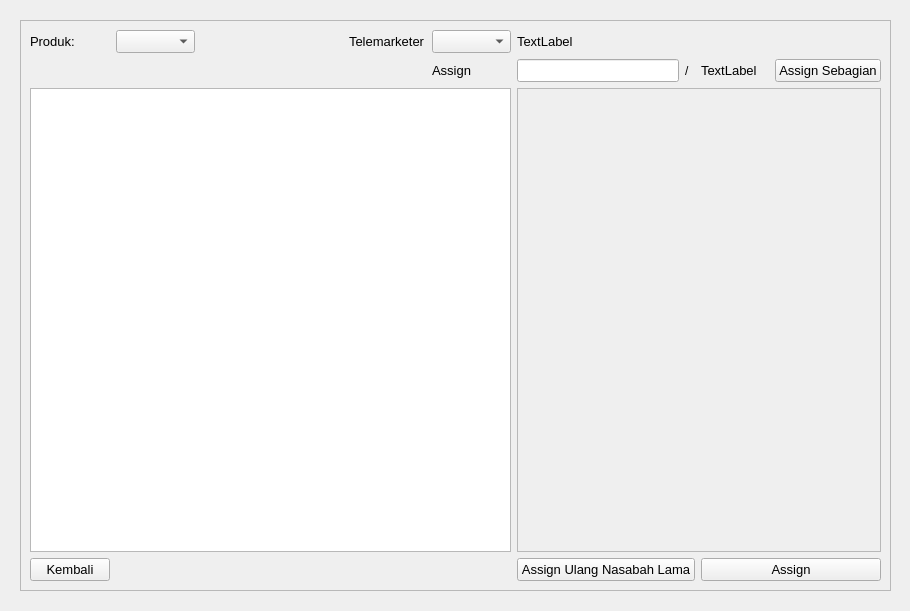
<?xml version="1.0" encoding="UTF-8"?>
<ui version="4.0">
 <class>Form</class>
 <widget class="QWidget" name="Form">
  <property name="geometry">
   <rect>
    <x>0</x>
    <y>0</y>
    <width>910</width>
    <height>611</height>
   </rect>
  </property>
  <property name="windowTitle">
   <string>Form</string>
  </property>
  <widget class="QScrollArea" name="scrollArea_2">
   <property name="geometry">
    <rect>
     <x>20</x>
     <y>20</y>
     <width>871</width>
     <height>571</height>
    </rect>
   </property>
   <property name="widgetResizable">
    <bool>true</bool>
   </property>
   <widget class="QWidget" name="scrollAreaWidgetContents_2">
    <property name="geometry">
     <rect>
      <x>0</x>
      <y>0</y>
      <width>869</width>
      <height>569</height>
     </rect>
    </property>
    <layout class="QGridLayout" name="gridLayout_2">
     <item row="0" column="0">
      <layout class="QGridLayout" name="gridLayout">
       <item row="0" column="1">
        <widget class="QComboBox" name="cmb_product">
         <property name="font">
          <font>
           <pointsize>10</pointsize>
          </font>
         </property>
        </widget>
       </item>
       <item row="0" column="3">
        <widget class="QLabel" name="label_2">
         <property name="text">
          <string/>
         </property>
        </widget>
       </item>
       <item row="1" column="9">
        <widget class="QPushButton" name="btn_partAssign">
         <property name="font">
          <font>
           <pointsize>10</pointsize>
          </font>
         </property>
         <property name="text">
          <string>Assign Sebagian</string>
         </property>
        </widget>
       </item>
       <item row="0" column="6" colspan="4">
        <widget class="QLabel" name="telle_name">
         <property name="sizePolicy">
          <sizepolicy hsizetype="Preferred" vsizetype="Preferred">
           <horstretch>0</horstretch>
           <verstretch>0</verstretch>
          </sizepolicy>
         </property>
         <property name="font">
          <font>
           <pointsize>10</pointsize>
          </font>
         </property>
         <property name="text">
          <string>TextLabel</string>
         </property>
        </widget>
       </item>
       <item row="1" column="6">
        <widget class="QLineEdit" name="in_check">
         <property name="sizePolicy">
          <sizepolicy hsizetype="Minimum" vsizetype="Fixed">
           <horstretch>0</horstretch>
           <verstretch>0</verstretch>
          </sizepolicy>
         </property>
         <property name="font">
          <font>
           <pointsize>10</pointsize>
          </font>
         </property>
         <property name="inputMethodHints">
          <set>Qt::ImhDigitsOnly</set>
         </property>
         <property name="maxLength">
          <number>10</number>
         </property>
        </widget>
       </item>
       <item row="0" column="4">
        <widget class="QLabel" name="label_3">
         <property name="font">
          <font>
           <pointsize>10</pointsize>
          </font>
         </property>
         <property name="text">
          <string>Telemarketer</string>
         </property>
        </widget>
       </item>
       <item row="0" column="0">
        <widget class="QLabel" name="label">
         <property name="font">
          <font>
           <pointsize>10</pointsize>
          </font>
         </property>
         <property name="text">
          <string>Produk:</string>
         </property>
        </widget>
       </item>
       <item row="1" column="5">
        <widget class="QLabel" name="label_6">
         <property name="font">
          <font>
           <pointsize>10</pointsize>
          </font>
         </property>
         <property name="text">
          <string>Assign</string>
         </property>
        </widget>
       </item>
       <item row="1" column="7">
        <widget class="QLabel" name="label_5">
         <property name="sizePolicy">
          <sizepolicy hsizetype="Minimum" vsizetype="Minimum">
           <horstretch>0</horstretch>
           <verstretch>0</verstretch>
          </sizepolicy>
         </property>
         <property name="maximumSize">
          <size>
           <width>10</width>
           <height>16777215</height>
          </size>
         </property>
         <property name="text">
          <string>/</string>
         </property>
        </widget>
       </item>
       <item row="2" column="0" colspan="6">
        <widget class="QTableWidget" name="tableWidget">
         <property name="enabled">
          <bool>true</bool>
         </property>
         <property name="font">
          <font>
           <pointsize>10</pointsize>
          </font>
         </property>
         <property name="editTriggers">
          <set>QAbstractItemView::NoEditTriggers</set>
         </property>
         <attribute name="horizontalHeaderVisible">
          <bool>false</bool>
         </attribute>
         <attribute name="verticalHeaderVisible">
          <bool>false</bool>
         </attribute>
        </widget>
       </item>
       <item row="2" column="6" colspan="4">
        <widget class="QScrollArea" name="scrollArea">
         <property name="sizePolicy">
          <sizepolicy hsizetype="Minimum" vsizetype="Expanding">
           <horstretch>0</horstretch>
           <verstretch>0</verstretch>
          </sizepolicy>
         </property>
         <property name="font">
          <font>
           <pointsize>10</pointsize>
          </font>
         </property>
         <property name="widgetResizable">
          <bool>true</bool>
         </property>
         <widget class="QWidget" name="scrollAreaWidgetContents">
          <property name="geometry">
           <rect>
            <x>0</x>
            <y>0</y>
            <width>356</width>
            <height>459</height>
           </rect>
          </property>
          <layout class="QVBoxLayout" name="verticalLayout"/>
         </widget>
        </widget>
       </item>
       <item row="0" column="5">
        <widget class="QComboBox" name="cmb_telle">
         <property name="font">
          <font>
           <pointsize>10</pointsize>
          </font>
         </property>
        </widget>
       </item>
       <item row="1" column="8">
        <widget class="QLabel" name="lbl_totalData">
         <property name="font">
          <font>
           <pointsize>10</pointsize>
          </font>
         </property>
         <property name="text">
          <string>TextLabel</string>
         </property>
        </widget>
       </item>
       <item row="3" column="0">
        <widget class="QPushButton" name="btn_back">
         <property name="font">
          <font>
           <pointsize>10</pointsize>
          </font>
         </property>
         <property name="text">
          <string>Kembali</string>
         </property>
        </widget>
       </item>
       <item row="3" column="8" colspan="2">
        <widget class="QPushButton" name="btn_assign">
         <property name="font">
          <font>
           <pointsize>10</pointsize>
          </font>
         </property>
         <property name="text">
          <string>Assign</string>
         </property>
        </widget>
       </item>
       <item row="3" column="6" colspan="2">
        <widget class="QPushButton" name="btn_reassign">
         <property name="font">
          <font>
           <pointsize>10</pointsize>
          </font>
         </property>
         <property name="text">
          <string>Assign Ulang Nasabah Lama</string>
         </property>
        </widget>
       </item>
      </layout>
     </item>
    </layout>
   </widget>
  </widget>
 </widget>
 <resources/>
 <connections/>
</ui>
